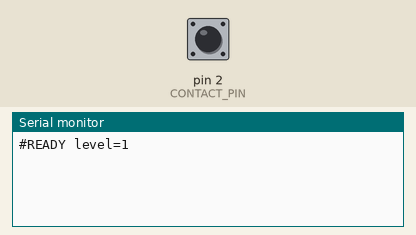
This sketch was run on a simulated Arduino Uno, built with avr-gcc and run on an emulated ATmega328P. Shown: the last lines printed to the serial monitor. The inputs (shaded band) are chosen by the test bench; at power-on: pin 2 (CONTACT_PIN) HIGH.

Above: at 1.2 s.
1.3 s: pin 2 (CONTACT_PIN) pulled LOW for 0.15 s
At 2.1 s:
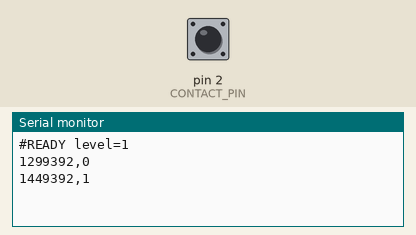
2.9 s: pin 2 (CONTACT_PIN) pulled LOW for 1 s
At 4.6 s:
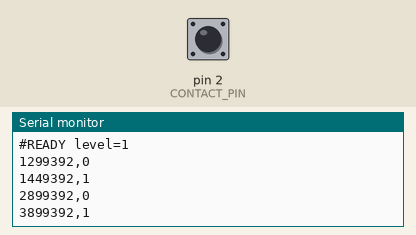
5.4 s: pin 2 (CONTACT_PIN) pulled LOW for 0.15 s
At 6.4 s:
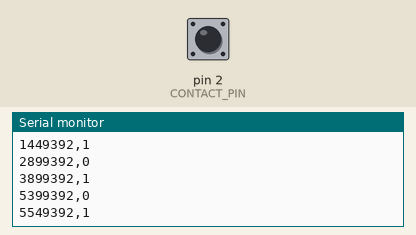
Timing chart, 0 to 8.4 s (numbered marks = the images above; inputs shaded):
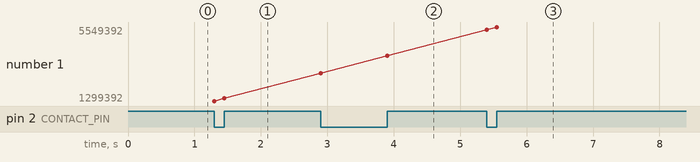

The sketch:

bell_raw.ino
```cpp
// Raw edge logger for the bell contact: no debounce, no interpretation.
// Wiring: striker/dome wires -> D2 and GND. D2 uses INPUT_PULLUP (contact = 0).
// Output per edge: "<micros>,<level>"  (level 0 = touching, 1 = open)

const uint8_t CONTACT_PIN = 2;  // INT0

volatile uint32_t tBuf[256];
volatile uint8_t  lBuf[256];
volatile uint8_t  head = 0, tail = 0;
volatile bool     overflow = false;

void onEdge() {
  uint32_t t = micros();
  uint8_t next = head + 1;
  if (next == tail) { overflow = true; return; }
  tBuf[head] = t;
  lBuf[head] = digitalRead(CONTACT_PIN);
  head = next;
}

void setup() {
  Serial.begin(115200);
  pinMode(CONTACT_PIN, INPUT_PULLUP);
  Serial.print(F("#READY level=")); Serial.println(digitalRead(CONTACT_PIN));
  attachInterrupt(digitalPinToInterrupt(CONTACT_PIN), onEdge, CHANGE);
}

void loop() {
  while (tail != head) {
    Serial.print(tBuf[tail]); Serial.print(','); Serial.println(lBuf[tail]);
    tail++;
  }
  if (overflow) { overflow = false; Serial.println(F("#OVERFLOW")); }
}
```

Measured:
- after the input at 1.3 s, the serial monitor: prints a new line at once (image 1)
- after the input at 2.9 s, the serial monitor: prints a new line at once (image 2)
- after the input at 5.4 s, the serial monitor: prints a new line at once (image 3)
- plotted number 1: 1449392 → 3899392 after the input at 2.9 s, 3899392 → 5549392 after the input at 5.4 s
